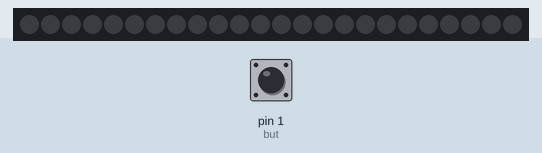
This sketch was run on a simulated Arduino Mega 2560, built with avr-gcc and run on an emulated ATmega2560. Shown: 24 RGB LEDs in strip order, left to right. The test bench sets the inputs (shaded band); at power-on: pin 1 (but) LOW.

Above: at 1.2 s.
1.3 s: pin 1 (but) pulled HIGH for 0.15 s
At 2.1 s:
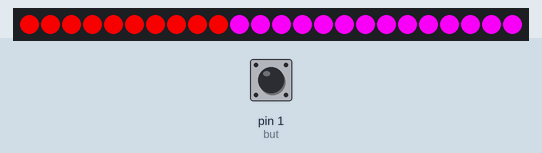
4.4 s: pin 1 (but) pulled HIGH for 1 s
8.4 s: pin 1 (but) pulled HIGH for 0.15 s
At 8.9 s:
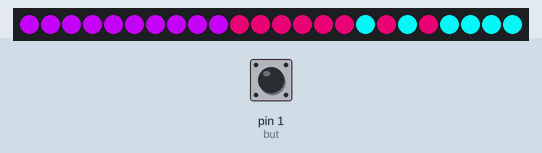
9.1 s: pin 1 (but) pulled HIGH for 3.2 s
At 9.53 s:
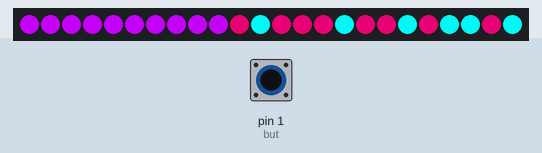
15.3 s: pin 1 (but) pulled HIGH for 1 s
19.3 s: pin 1 (but) pulled HIGH for 1 s
Timing chart, 0 to 22.3 s (numbered marks = the images above; inputs shaded):
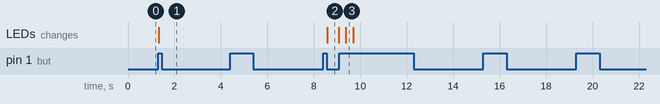

The sketch:

PopArt1.ino
```cpp
#include <Adafruit_NeoPixel.h>
#include "frames.h"
//#include <Bounce2.h>;

Adafruit_NeoPixel strip(24, 0);
//Bounce button1 = Bounce();
//boolean button1Toggle = false;
char but = 1;
char count = 0;
char whichFrame = 0;
char whichFrame2 = 0;

char stap = 500;
char startTime = millis();
char endTime;


char stap2 = 500;
char startTime2 = millis();
char endTime2;

char colors[4][3]{
  {200,0,255},
  {200,0,100},
  {0,255,255},
  {150,255,0}
};
void setup() {
  strip.begin();           // INITIALIZE NeoPixel strip object (REQUIRED)
  strip.setBrightness(1000);
  strip.clear();
  //pinMode(but, INPUT);

//  button1.attach(1,INPUT);
//  button1.interval(5);

}

void loop() {

  int  butState = digitalRead(but);
  if(butState == HIGH){
    count = (count + 1) %4;
    }

  //button1.update();

//  if(button1.rose()){
//    button1Toggle = !button1Toggle;
//    if(button1Toggle){count = (count+ 1) &4;}
//  }
  switch(count){
      case 0:
      off();
      break;
      case 1:
      still();
      break;
      case 2:
      animate();
      break;
      case 3:
      mappy();
      break;
      default:
      off();
      break;
      }

}

void off(){
    strip.clear();
    strip.show();
}

void still(){
    strip.clear();
    for(int i = 0; i < strip.numPixels(); i++){
     // int pixAddress = stat[i];
     // if(pixAddress != -1){
     if(i>9){
    strip.setPixelColor(i,255,0,255);
   }
   else{strip.setPixelColor(i,255,0,0);
  }
  strip.show();
}
}

void animate(){
  strip.clear();
  endTime = millis();


  for(int i = 0; i < strip.numPixels(); i++){
   int whichColor = simple[whichFrame][i];

   int red = colors[whichColor][0];
   int green = colors[whichColor][1];
   int blue = colors[whichColor][2];

   strip.setPixelColor(i,red,green,blue);


}
   if(endTime - startTime >= stap){
    whichFrame = (whichFrame + 1) %2;
    startTime = millis();
   }
   strip.show();
}

void mappy(){
  strip.clear();
   endTime2 = millis();

  for(int i = 0; i < strip.numPixels(); i++){
   int whichColor = mapped[whichFrame2][i];

   int red = colors[whichColor][0];
   int green = colors[whichColor][1];
   int blue = colors[whichColor][2];

   strip.setPixelColor(i,red,green,blue);

}
   if(endTime2 - startTime2 >= stap2){
  whichFrame2 = (whichFrame2 + 1) %4;
  startTime2 = millis();
   }
      strip.show();

}
```

Source omitted: frames.h (data table, 764 bytes)

Measured:
- after the input at 1.3 s, the LEDs: change at once (image 1)
- after the input at 4.4 s, every drawn part: stays the same
- after the input at 8.4 s, the LEDs: change after 0.18 s (image 2)
- after the input at 15.3 s, every drawn part: stays the same
- after the input at 19.3 s, every drawn part: stays the same
- what the display in image 2 shows lasts 0.5 s, from 8.6 s to 9.1 s
